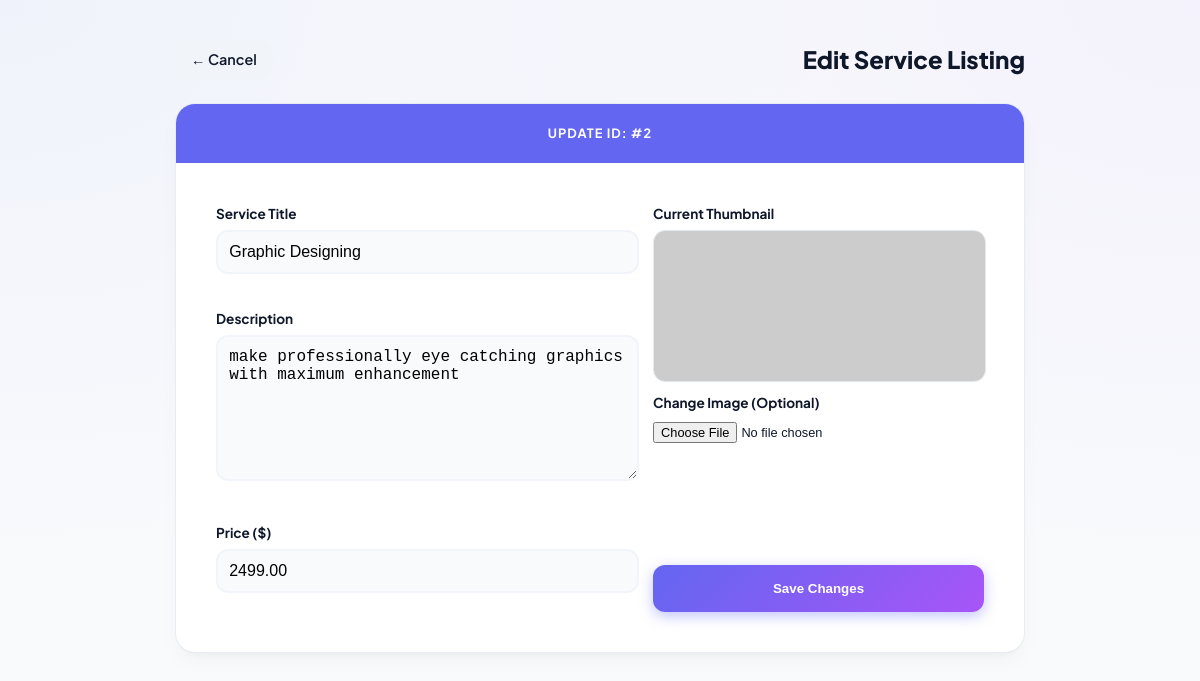
/LocalHub/provider/edit-service.php?id=2 (signed in), run on the app's committed database.
### tables this page shows
CREATE TABLE IF NOT EXISTS `services` (
  `id` int NOT NULL AUTO_INCREMENT,
  `provider_id` int NOT NULL,
  `category_id` int NOT NULL,
  `title` varchar(200) NOT NULL,
  `description` text NOT NULL,
  `price` decimal(10,2) NOT NULL,
  `image` varchar(255) DEFAULT NULL,
  `created_at` timestamp NULL DEFAULT CURRENT_TIMESTAMP,
  PRIMARY KEY (`id`),
  KEY `provider_id` (`provider_id`),
  KEY `category_id` (`category_id`)
);

### LocalHub/provider/edit-service.php (the view, shortened to what this page needs)
<?php
include '../includes/db.php';
$service_id = $_GET['id'];
$provider_id = $_SESSION['user_id'];
$fetch_query = "SELECT * FROM services WHERE id = '$service_id' AND provider_id = '$provider_id'";
$result = mysqli_query($conn, $fetch_query);
$service = mysqli_fetch_assoc($result);
?>
<!DOCTYPE html>
<html lang="en">
<head>
    <link rel="stylesheet" href="../style.css">
</head>
<body class="bg-light">
<div class="container" style="max-width: 850px; padding-top: 40px;">
    <div style="display: flex; justify-content: space-between; align-items: center; margin-bottom: 1.5rem;">
        <a href="manage-services.php" class="btn" style="background: #f1f5f9; color: var(--text-dark); padding: 0.5rem 1rem; font-size: 0.9rem;">
            ← Cancel
        </a>
        <h3 style="margin: 0; font-weight: 800;">Edit Service Listing</h3>
    </div>
    <div class="card" style="padding: 0; overflow: hidden; border-radius: 20px;">
        <div style="background: #6366f1; padding: 1.2rem; color: white; text-align: center;">
            <p style="margin: 0; font-size: 0.8rem; font-weight: 700; letter-spacing: 1px; text-transform: uppercase;">Update ID: #<?php echo $service_id; ?></p>
        </div>
        <div style="padding: 2.5rem;">
            <form method="POST" enctype="multipart/form-data" style="display: grid; grid-template-columns: 1.2fr 1fr; gap: 40px;">
                <div>
                    <div style="margin-bottom: 15px;">
                        <label style="font-weight: 700; font-size: 0.85rem; display: block; margin-bottom: 5px;">Service Title</label>
                        <input type="text" name="title" class="form-control" value="<?php echo $service['title']; ?>" style="padding: 0.7rem;" required>
                    </div>
                    <div style="margin-bottom: 15px;">
                        <label style="font-weight: 700; font-size: 0.85rem; display: block; margin-bottom: 5px;">Description</label>
                        <textarea name="description" class="form-control" style="height: 120px; padding: 0.7rem;" required><?php echo $service['description']; ?></textarea>
                    </div>
                    <div>
                        <label style="font-weight: 700; font-size: 0.85rem; display: block; margin-bottom: 5px;">Price ($)</label>
                        <input type="number" name="price" class="form-control" value="<?php echo $service['price']; ?>" style="padding: 0.7rem;" required>
                    </div>
                </div>
                <div style="display: flex; flex-direction: column; justify-content: space-between;">
                    <div>
                        <label style="font-weight: 700; font-size: 0.85rem; display: block; margin-bottom: 5px;">Current Thumbnail</label>
                        <div style="width: 100%; height: 150px; border-radius: 12px; overflow: hidden; margin-bottom: 10px; border: 1px solid #e2e8f0;">
                            <img src="../uploads/<?php echo $service['image']; ?>" onerror="this.src='https://via.placeholder.com/300x150?text=No+Image'" style="width:100%; height:100%; object-fit:cover;">
                        </div>
                        <label style="font-weight: 700; font-size: 0.85rem; display: block; margin-bottom: 5px;">Change Image (Optional)</label>
                        <input type="file" name="image" style="font-size: 0.8rem;">
                    </div>
                    <button class="btn btn-primary" name="update" style="margin-top: 20px; padding: 1rem; font-weight: 700; border-radius: 12px;">
                        Save Changes
                    </button>
                </div>
            </form>
        </div>
    </div>
</div>
</body>
</html>

### LocalHub/style.css (style rules this page uses)
:root { --brand-gradient: linear-gradient(135deg, #6366f1 0%, #a855f7 100%); --bg-main: #fcfcfd; --text-dark: #0f172a; --text-muted: #64748b; --white: #ffffff; --card-shadow: 0 10px 25px -5px rgba(0, 0, 0, 0.04), 0 8px 10px -6px rgba(0, 0, 0, 0.04); }
body { font-family: 'Plus Jakarta Sans', sans-serif; background-color: #f8fafc; background-image: radial-gradient(at 0% 0%, rgba(99, 102, 241, 0.05) 0px, transparent 50%), radial-gradient(at 100% 0%, rgba(168, 85, 247, 0.05) 0px, transparent 50%); background-attachment: fixed; color: var(--text-dark); margin: 0; line-height: 1.6; }
.container { max-width: 1200px; margin: 0 auto; padding: 2rem; }
.card { background: var(--white); border: 1px solid rgba(226, 232, 240, 0.8); border-radius: 24px; padding: 2.5rem; box-shadow: var(--card-shadow); transition: all 0.3s cubic-bezier(0.4, 0, 0.2, 1); }
.btn { padding: 0.8rem 1.8rem; border-radius: 14px; font-weight: 600; text-decoration: none; display: inline-block; transition: all 0.2s; border: none; cursor: pointer; }
.btn-primary { background: var(--brand-gradient); color: white; box-shadow: 0 4px 14px 0 rgba(99, 102, 241, 0.39); }
.form-control { width: 100%; background: #f8fafc; border: 2px solid #f1f5f9; padding: 1rem; border-radius: 12px; font-size: 1rem; transition: all 0.2s; margin-bottom: 1.2rem; }
h3 { font-size: 1.5rem; font-weight: 700; margin-top: 0; }
img { transition: transform 0.4s ease; }

### data on the page
services: title "Graphic Designing", description "make professionally eye catching graphics with maximum enhancement", price "2499.00"

### other printed values
$service_id "2"
